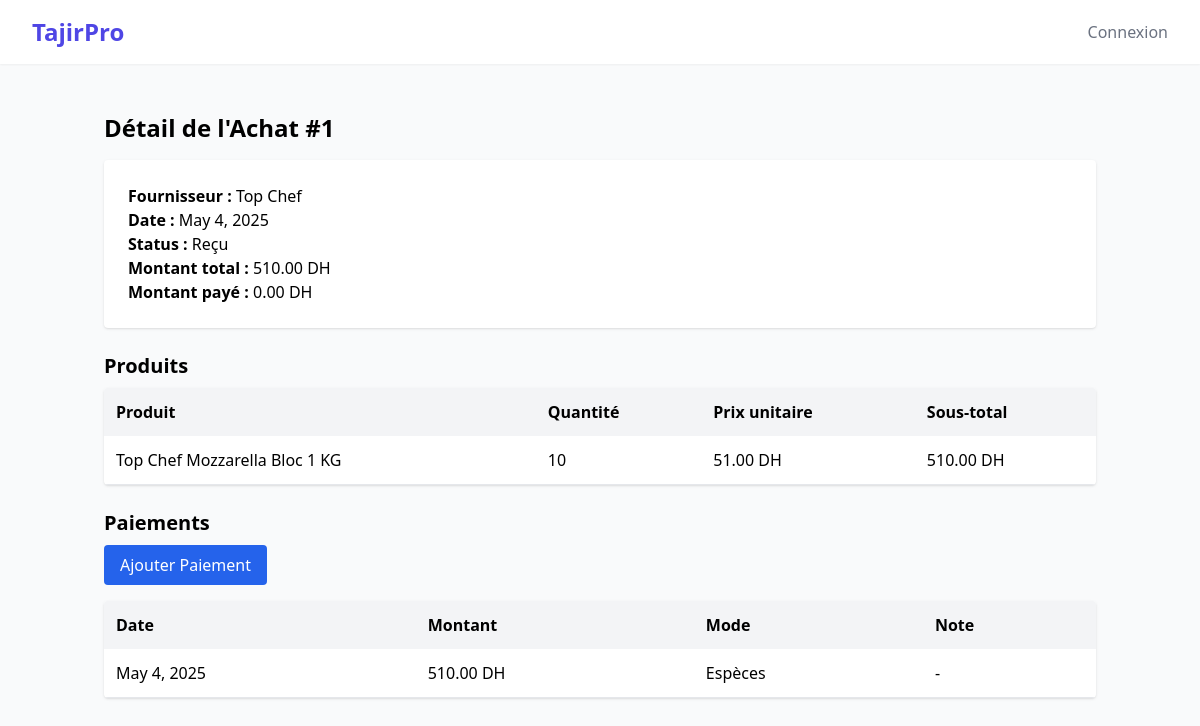
Page /purchases/1/ on the earlier database version.
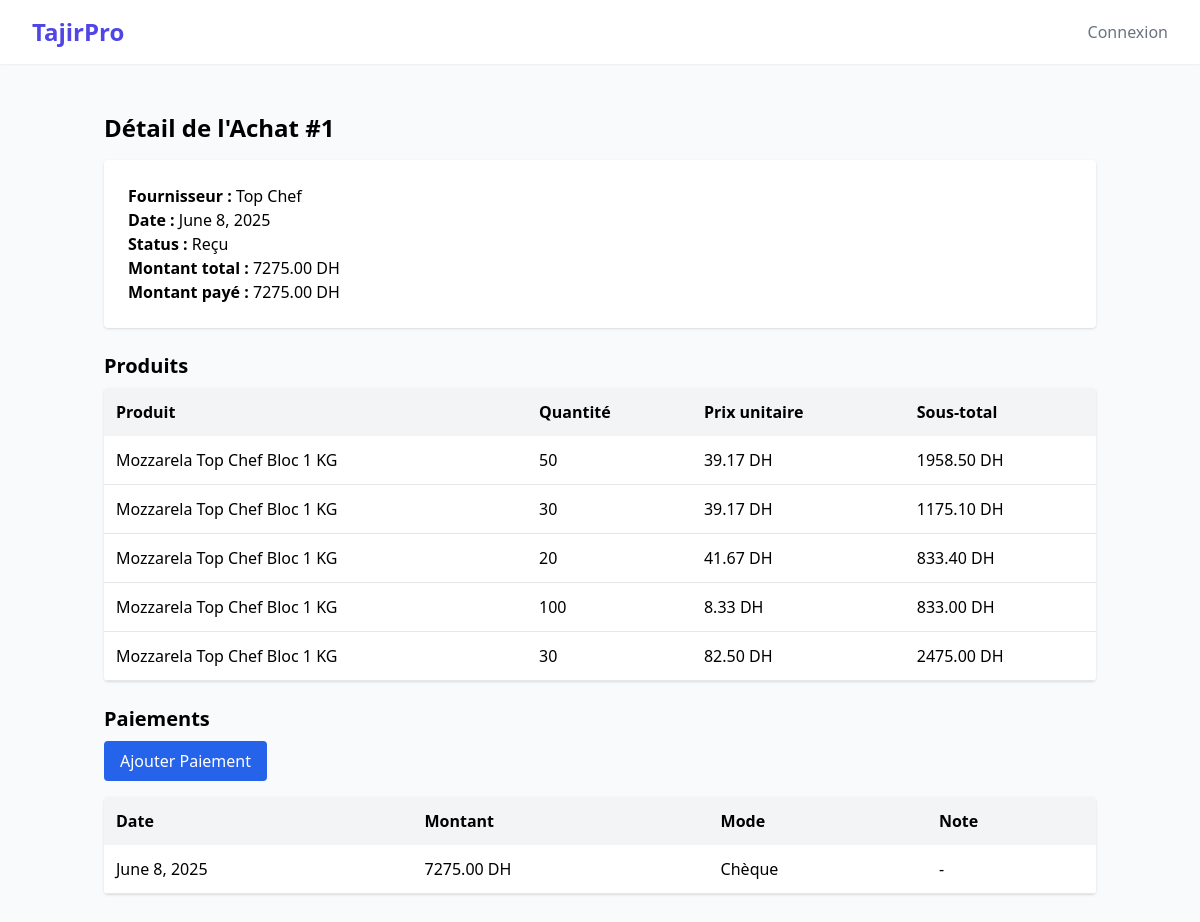
Same page on the later database version.
### purchases/models.py (models this page shows, shortened)
class Purchase(models.Model):
    supplier = models.ForeignKey("suppliers.Supplier", on_delete=models.CASCADE, related_name="purchases")
    date = models.DateField(auto_now_add=True)
    status = models.CharField(max_length=20, choices=[
        ("draft", "Brouillon"),
        ("ordered", "Commandé"),
        ("received", "Reçu"),
        ("cancelled", "Annulé"),
    ], default="ordered")
    total_amount = models.DecimalField(max_digits=10, decimal_places=2, default=0)
    amount_paid = models.DecimalField(max_digits=10, decimal_places=2, default=0)
    notes = models.TextField(blank=True, null=True)
    due_date = models.DateField(default=default_due_date)

class PurchaseItem(models.Model):
    purchase = models.ForeignKey(Purchase, on_delete=models.CASCADE, related_name="items")
    product = models.ForeignKey("products.Product", on_delete=models.CASCADE)
    quantity = models.PositiveIntegerField()
    unit_price = models.DecimalField(max_digits=10, decimal_places=2)
    subtotal = models.DecimalField(max_digits=10, decimal_places=2)

class SupplierPayment(models.Model):
    purchase = models.ForeignKey(Purchase, on_delete=models.CASCADE, related_name="payments")
    date = models.DateField(auto_now_add=True)
    amount = models.DecimalField(max_digits=10, decimal_places=2)
    payment_method = models.CharField(max_length=50, choices=[
        ("cash", "Espèces"),
        ("bank", "Virement bancaire"),
        ("check", "Chèque"),
        ("other", "Autre"),
    ])
    note = models.TextField(blank=True, null=True)

### products/models.py (models this page shows, shortened)
class Product(models.Model):
    UNIT_CHOICES = [
        ('unit', 'Unité'),
        ('kg', 'Kilogramme'),
        ('l', 'Litre'),
        ('box', 'Boîte'),
    ]
    name = models.CharField(max_length=200)
    arabic_name = models.CharField("Nom en arabe", max_length=200, blank=True, null=True)
    reference = models.CharField(max_length=100, unique=True)
    barcode = models.CharField("Code-barres", max_length=100, blank=True, null=True, unique=True)
    description = models.TextField(blank=True)
    category = models.ForeignKey(Category, on_delete=models.SET_NULL, null=True, related_name='products')
    brand = models.CharField(max_length=100, blank=True)
    unit = models.CharField(max_length=10, choices=UNIT_CHOICES, default='unit')
    supplier = models.ForeignKey('suppliers.Supplier', on_delete=models.SET_NULL, null=True, blank=True)
    purchase_price = models.DecimalField(max_digits=10, decimal_places=2)
    selling_price = models.DecimalField(max_digits=10, decimal_places=2)
    tax_rate = models.DecimalField(max_digits=5, decimal_places=2, default=0.00)
    reorder_threshold = models.DecimalField("Seuil de réapprovisionnement", max_digits=10, decimal_places=2, default=0.00)
    expiration_date = models.DateField("Date d'expiration", blank=True, null=True)
    is_featured = models.BooleanField("Produit en vedette", default=False)
    default_warehouse = models.ForeignKey(
        'inventory.Warehouse',
        null=True,
        blank=True,
        on_delete=models.SET_NULL,
        related_name='default_products'
    )
    is_active = models.BooleanField(default=True)
    image = models.ImageField(upload_to='products/', blank=True, null=True)
    created_at = models.DateTimeField(auto_now_add=True)
    updated_at = models.DateTimeField(auto_now=True)
    @property
    def current_stock(self):
        """Get the current stock quantity from the default warehouse."""
        from inventory.models import Stock
        if self.default_warehouse:
            stock = Stock.objects.filter(product=self, warehouse=self.default_warehouse).first()
            return stock.quantity if stock else 0
        return 0

### suppliers/models.py (models this page shows, shortened)
class Supplier(models.Model):
    name = models.CharField(max_length=255)
    email = models.EmailField(blank=True, null=True)
    phone = models.CharField(max_length=50, blank=True, null=True)
    address = models.TextField(blank=True, null=True)
    created_at = models.DateTimeField(auto_now_add=True)

### purchases/views.py (the view)
# urls.py: path('<int:pk>/', views.purchase_detail, name='purchase_detail'),
def purchase_detail(request, pk):
    purchase = get_object_or_404(Purchase, pk=pk)
    items = purchase.items.select_related("product")
    payments = purchase.payments.all()
    return render(request, "purchases/purchase_detail.html", {
        "purchase": purchase,
        "items": items,
        "payments": payments,
    })

### purchases/templates/purchases/purchase_detail.html (shortened to what this page needs)
{% extends "base.html" %}
{% block content %}
<div class="max-w-5xl mx-auto px-4 py-6">
    <h1 class="text-2xl font-bold mb-4">Détail de l'Achat #{{ purchase.id }}</h1>
    <div class="bg-white p-6 rounded shadow mb-6">
        <p><strong>Fournisseur :</strong> {{ purchase.supplier.name }}</p>
        <p><strong>Date :</strong> {{ purchase.date }}</p>
        <p><strong>Status :</strong> {{ purchase.get_status_display }}</p>
        <p><strong>Montant total :</strong> {{ purchase.total_amount }} DH</p>
        <p><strong>Montant payé :</strong> {{ purchase.amount_paid }} DH</p>
    </div>
    <h2 class="text-xl font-semibold mb-2">Produits</h2>
    <div class="bg-white rounded shadow overflow-hidden">
        <table class="min-w-full table-auto">
            <thead class="bg-gray-100">
                <tr>
                    <th class="p-3 text-left">Produit</th>
                    <th class="p-3 text-left">Quantité</th>
                    <th class="p-3 text-left">Prix unitaire</th>
                    <th class="p-3 text-left">Sous-total</th>
                </tr>
            </thead>
            <tbody>
                {% for item in items %}
                <tr class="border-b">
                    <td class="p-3">{{ item.product.name }}</td>
                    <td class="p-3">{{ item.quantity }}</td>
                    <td class="p-3">{{ item.unit_price }} DH</td>
                    <td class="p-3">{{ item.subtotal }} DH</td>
                </tr>
                {% endfor %}
            </tbody>
        </table>
    </div>
    <h2 class="text-xl font-semibold mt-6 mb-2">Paiements</h2>
    <a href="{% url 'purchases:add_supplier_payment' purchase.id %}" class="inline-block mb-4 px-4 py-2 bg-blue-600 text-white rounded hover:bg-blue-700">Ajouter Paiement</a>
    <div class="bg-white rounded shadow overflow-hidden">
        <table class="min-w-full table-auto">
            <thead class="bg-gray-100">
                <tr>
                    <th class="p-3 text-left">Date</th>
                    <th class="p-3 text-left">Montant</th>
                    <th class="p-3 text-left">Mode</th>
                    <th class="p-3 text-left">Note</th>
                </tr>
            </thead>
            <tbody>
                {% for payment in payments %}
                <tr class="border-b">
                    <td class="p-3">{{ payment.date }}</td>
                    <td class="p-3">{{ payment.amount }} DH</td>
                    <td class="p-3">{{ payment.get_payment_method_display }}</td>
                    <td class="p-3">{{ payment.note|default:"-" }}</td>
                </tr>
                {% endfor %}
            </tbody>
        </table>
    </div>
</div>
{% endblock %}

Differences in the rows shown:
changed Purchase "Reçu": date "May 4, 2025" → "June 8, 2025"; total_amount "510.00" → "7275.00"; amount_paid "0.00" → "7275.00"
changed PurchaseItem (number 1 of 5 on the later page): product.name "Top Chef Mozzarella Bloc 1 KG" → "Mozzarela Top Chef Bloc 1 KG"; quantity "10" → "50"; unit_price "51.00" → "39.17"; subtotal "510.00" → "1958.50"
now on this page (row edited): PurchaseItem: product.name "Mozzarela Top Chef Bloc 1 KG", quantity "30", unit_price "39.17", subtotal "1175.10"
now on this page (row edited): PurchaseItem: product.name "Mozzarela Top Chef Bloc 1 KG", quantity "20", unit_price "41.67", subtotal "833.40"
now on this page (row edited): PurchaseItem: product.name "Mozzarela Top Chef Bloc 1 KG", quantity "100", unit_price "8.33", subtotal "833.00"
now on this page (row edited): PurchaseItem: product.name "Mozzarela Top Chef Bloc 1 KG", quantity "30", unit_price "82.50", subtotal "2475.00"
changed SupplierPayment: date "May 4, 2025" → "June 8, 2025"; amount "510.00" → "7275.00"; payment_method "Espèces" → "Chèque"
